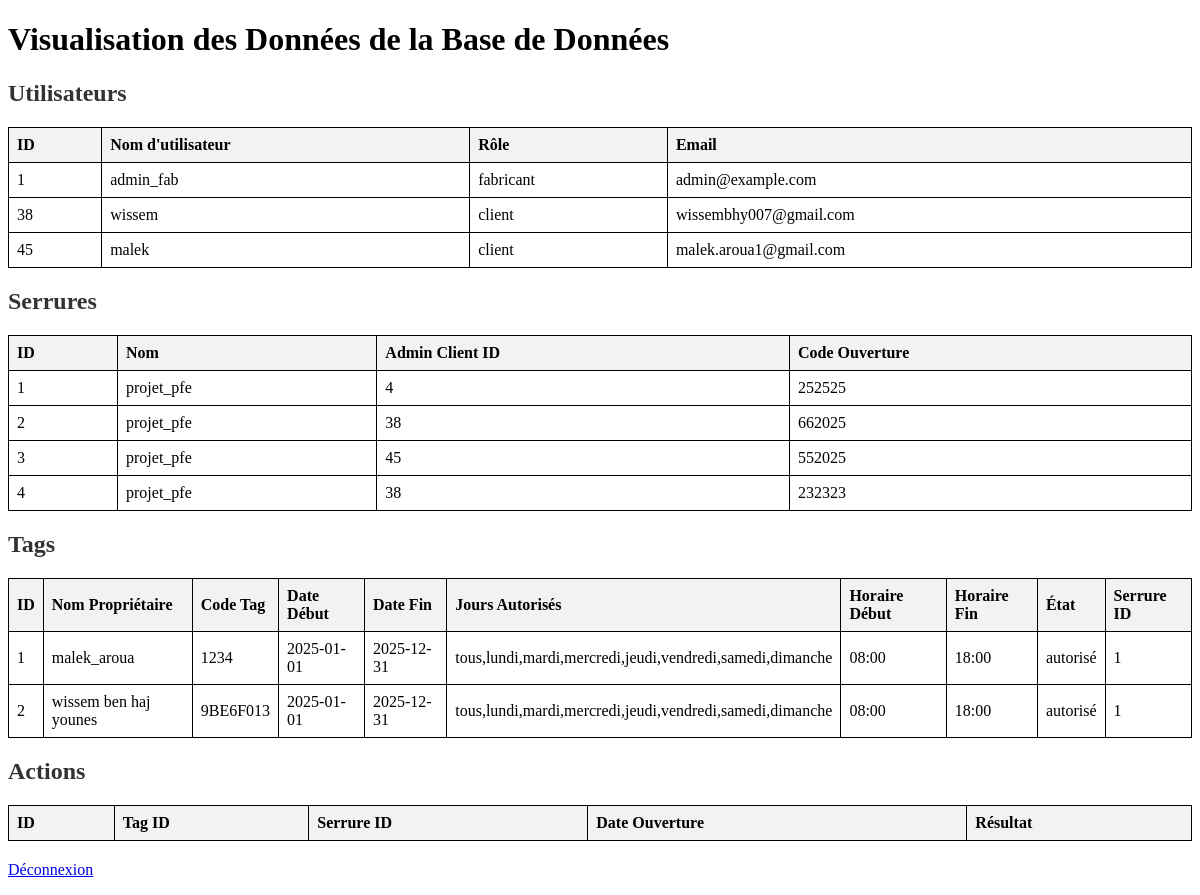
Screenshot of /visualiser_donnees (signed in) with the database file from the repository.
### tables this page shows
CREATE TABLE users (
            id INTEGER PRIMARY KEY AUTOINCREMENT,
            username TEXT UNIQUE NOT NULL,
            password TEXT NOT NULL,
            role TEXT NOT NULL,
            email TEXT NOT NULL UNIQUE,
            phone TEXT NOT NULL DEFAULT ''
        );

CREATE TABLE serrures (
            id INTEGER PRIMARY KEY AUTOINCREMENT,
            nom TEXT NOT NULL,
            admin_client_id INTEGER,
            code_ouverture TEXT CHECK(length(code_ouverture) = 6),
            nom_proprietaire TEXT DEFAULT 'Non défini',
            date_debut TEXT DEFAULT '2025-01-01',
            date_fin TEXT DEFAULT '2030-01-01',
            jours_autorises TEXT DEFAULT 'Lundi,Mardi,Mercredi,Jeudi,Vendredi',
            horaire_debut TEXT DEFAULT '08:00',
            horaire_fin TEXT DEFAULT '18:00',
            etat TEXT DEFAULT 'autorisé' CHECK(etat IN ('autorisé', 'non autorisé')),
            FOREIGN KEY (admin_client_id) REFERENCES users (id)
        );

CREATE TABLE tags (
        id INTEGER PRIMARY KEY AUTOINCREMENT,
        nom_proprietaire TEXT NOT NULL,
        code_tag TEXT NOT NULL,
        date_debut TEXT NOT NULL,
        date_fin TEXT NOT NULL,
        jours_autorises TEXT NOT NULL,
        horaire_debut TEXT NOT NULL,
        horaire_fin TEXT NOT NULL,
        etat TEXT NOT NULL CHECK(etat IN ('autorisé', 'non autorisé')),
        serrure_id INTEGER,
        FOREIGN KEY (serrure_id) REFERENCES serrures (id)
    );

### app.py (the view)
@app.route('/visualiser_donnees', methods=['GET'])
def visualiser_donnees():
    if 'user_id' not in session:
        return redirect(url_for('login'))
    conn = get_db_connection()
    users = conn.execute('SELECT * FROM users').fetchall()
    serrures = conn.execute('SELECT * FROM serrures').fetchall()
    tags = conn.execute('SELECT * FROM tags').fetchall()
    actions = conn.execute('SELECT * FROM actions').fetchall()
    logger.info(f"Actions récupérées : {actions}")
    conn.close()
    return render_template('visualiser_donnees.html',
                           users=users,
                           serrures=serrures,
                           tags=tags,
                           actions=actions)

### app.py (called while the page is built)
def get_db_connection():
    conn = sqlite3.connect('database.db')
    conn.execute('PRAGMA journal_mode=WAL;')  # Active le mode WAL
    conn.row_factory = sqlite3.Row
    return conn

### templates/visualiser_donnees.html (shortened to what this page needs)
<!DOCTYPE html>
<html lang="fr">
<head>
</head>
<body>
    <h1>Visualisation des Données de la Base de Données</h1>
    <h2>Utilisateurs</h2>
    <table>
        <tr>
            <th>ID</th>
            <th>Nom d'utilisateur</th>
            <th>Rôle</th>
            <th>Email</th>
        </tr>
        {% for user in users %}
        <tr>
            <td>{{ user['id'] }}</td>
            <td>{{ user['username'] }}</td>
            <td>{{ user['role'] }}</td>
            <td>{{ user['email'] }}</td>
        </tr>
        {% endfor %}
    </table>
    <h2>Serrures</h2>
    <table>
        <tr>
            <th>ID</th>
            <th>Nom</th>
            <th>Admin Client ID</th>
            <th>Code Ouverture</th>
        </tr>
        {% for serrure in serrures %}
        <tr>
            <td>{{ serrure['id'] }}</td>
            <td>{{ serrure['nom'] }}</td>
            <td>{{ serrure['admin_client_id'] }}</td>
            <td>{{ serrure['code_ouverture'] }}</td>
        </tr>
        {% endfor %}
    </table>
    <h2>Tags</h2>
    <table>
        <tr>
            <th>ID</th>
            <th>Nom Propriétaire</th>
            <th>Code Tag</th>
            <th>Date Début</th>
            <th>Date Fin</th>
            <th>Jours Autorisés</th>
            <th>Horaire Début</th>
            <th>Horaire Fin</th>
            <th>État</th>
            <th>Serrure ID</th>
        </tr>
        {% for tag in tags %}
        <tr>
            <td>{{ tag['id'] }}</td>
            <td>{{ tag['nom_proprietaire'] }}</td>
            <td>{{ tag['code_tag'] }}</td>
            <td>{{ tag['date_debut'] }}</td>
            <td>{{ tag['date_fin'] }}</td>
            <td>{{ tag['jours_autorises'] }}</td>
            <td>{{ tag['horaire_debut'] }}</td>
            <td>{{ tag['horaire_fin'] }}</td>
            <td>{{ tag['etat'] }}</td>
            <td>{{ tag['serrure_id'] }}</td>
        </tr>
        {% endfor %}
    </table>
    <h2>Actions</h2>
    <table>
        <tr>
            <th>ID</th>
            <th>Tag ID</th>
            <th>Serrure ID</th>
            <th>Date Ouverture</th>
            <th>Résultat</th>
        </tr>
    </table>
    <p><a href="{{ url_for('logout') }}">Déconnexion</a></p>
</body>
</html>

### templates/visualiser_donnees.html (style rules this page uses)
table { border-collapse: collapse; width: 100%; margin-bottom: 20px; }
th, td { border: 1px solid black; padding: 8px; text-align: left; }
th { background-color: #f2f2f2; }
h2 { color: #333; }

### rows the page displays
users: id "1", username "admin_fab", role "fabricant", email "admin@example.com"
users: id "38", username "wissem", role "client", email "wissembhy007@gmail.com"
users: id "45", username "malek", role "client", email "malek.aroua1@gmail.com"
serrures: id "1", nom "projet_pfe", admin_client_id "4", code_ouverture "252525"
serrures: id "2", nom "projet_pfe", admin_client_id "38", code_ouverture "662025"
serrures: id "3", nom "projet_pfe", admin_client_id "45", code_ouverture "552025"
serrures: id "4", nom "projet_pfe", admin_client_id "38", code_ouverture "232323"
tags: id "1", nom_proprietaire "malek_aroua", code_tag "1234", date_debut "2025-01-01", date_fin "2025-12-31", jours_autorises "tous,lundi,mardi,mercredi,jeudi,vendredi,samedi,dimanche", horaire_debut "08:00", horaire_fin "18:00", etat "autorisé", serrure_id "1"
tags: id "2", nom_proprietaire "wissem ben haj younes", code_tag "9BE6F013", date_debut "2025-01-01", date_fin "2025-12-31", jours_autorises "tous,lundi,mardi,mercredi,jeudi,vendredi,samedi,dimanche", horaire_debut "08:00", horaire_fin "18:00", etat "autorisé", serrure_id "1"
